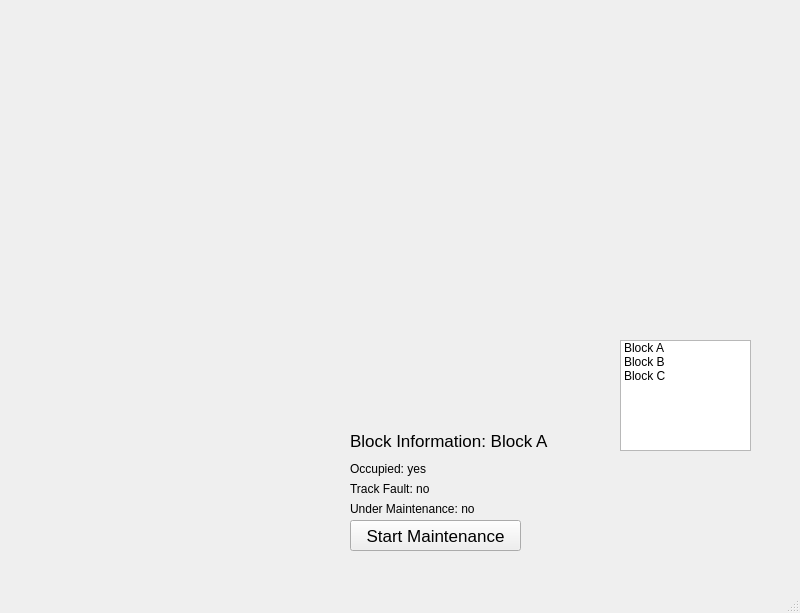
<?xml version="1.0" encoding="UTF-8"?>
<ui version="4.0">
 <class>MainWindow</class>
 <widget class="QMainWindow" name="MainWindow">
  <property name="geometry">
   <rect>
    <x>0</x>
    <y>0</y>
    <width>800</width>
    <height>613</height>
   </rect>
  </property>
  <property name="mouseTracking">
   <bool>true</bool>
  </property>
  <property name="windowTitle">
   <string>MainWindow</string>
  </property>
  <widget class="QWidget" name="centralwidget">
   <property name="enabled">
    <bool>true</bool>
   </property>
   <property name="autoFillBackground">
    <bool>false</bool>
   </property>
   <widget class="QListWidget" name="blockList">
    <property name="geometry">
     <rect>
      <x>620</x>
      <y>340</y>
      <width>131</width>
      <height>111</height>
     </rect>
    </property>
    <property name="mouseTracking">
     <bool>true</bool>
    </property>
    <property name="selectionRectVisible">
     <bool>true</bool>
    </property>
    <item>
     <property name="text">
      <string>Block A</string>
     </property>
    </item>
    <item>
     <property name="text">
      <string>Block B</string>
     </property>
    </item>
    <item>
     <property name="text">
      <string>Block C</string>
     </property>
    </item>
   </widget>
   <widget class="QLabel" name="blockInfo">
    <property name="geometry">
     <rect>
      <x>350</x>
      <y>430</y>
      <width>231</width>
      <height>21</height>
     </rect>
    </property>
    <property name="font">
     <font>
      <pointsize>13</pointsize>
     </font>
    </property>
    <property name="text">
     <string>Block Information: Block A</string>
    </property>
   </widget>
   <widget class="QLabel" name="occupancy">
    <property name="geometry">
     <rect>
      <x>350</x>
      <y>460</y>
      <width>101</width>
      <height>17</height>
     </rect>
    </property>
    <property name="text">
     <string>Occupied: yes</string>
    </property>
   </widget>
   <widget class="QLabel" name="faultState">
    <property name="geometry">
     <rect>
      <x>350</x>
      <y>480</y>
      <width>101</width>
      <height>17</height>
     </rect>
    </property>
    <property name="text">
     <string>Track Fault: no</string>
    </property>
   </widget>
   <widget class="QLabel" name="maintenanceState">
    <property name="geometry">
     <rect>
      <x>350</x>
      <y>500</y>
      <width>171</width>
      <height>17</height>
     </rect>
    </property>
    <property name="text">
     <string>Under Maintenance: no</string>
    </property>
   </widget>
   <widget class="QPushButton" name="startMaintenance">
    <property name="geometry">
     <rect>
      <x>350</x>
      <y>520</y>
      <width>171</width>
      <height>31</height>
     </rect>
    </property>
    <property name="font">
     <font>
      <pointsize>13</pointsize>
     </font>
    </property>
    <property name="text">
     <string>Start Maintenance</string>
    </property>
   </widget>
  </widget>
  <widget class="QStatusBar" name="statusbar"/>
 </widget>
 <resources/>
 <connections/>
</ui>
